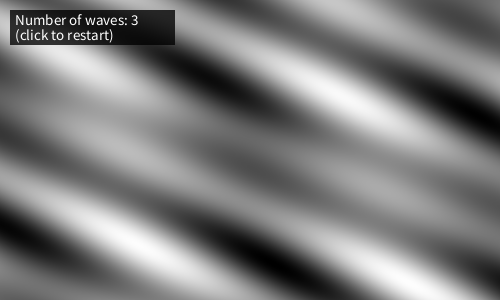
Frame 1 (no input)
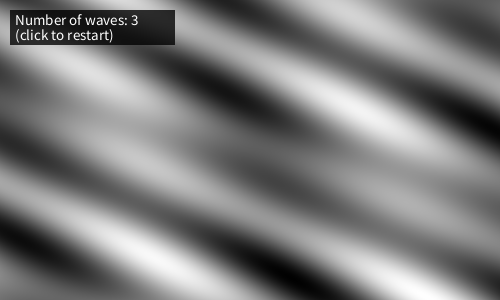
Frame 60 (the mouse pressed at the canvas centre just before this capture)
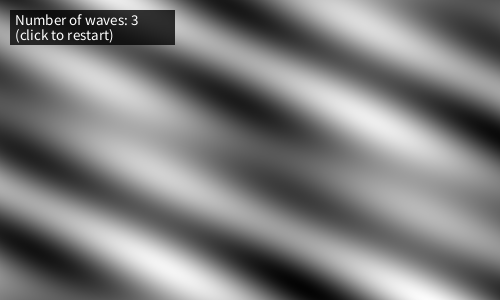
Frame 120 (the mouse held since frame 60 and released just before this capture)

The Processing sketch that drew these frames (run headless with seeded random() and noise(); from frame 60 on, the mouse is pressed at the canvas centre):

// Processing sketch: processing_126218
// ── processing_126218.pde

// Interference
// Levente Sandor, 2013


ArrayList<Wave> waves = new ArrayList<Wave>();
int n;

void setup() {
  size(500, 300);

  waves.clear();

  for (int i=0; i < random(2, 10); i++) {
    waves.add(new Wave(random(0.1), 0.1, random(TWO_PI)));
  }

  n = waves.size();
}

void draw() {
  for (int x = 0; x < width; x++) {
    for (int y = 0; y < height; y++) {
      set(x, y, interference(x, y));
    }
  }

  showInfo();

  for (int i = 0; i < n; i++) {
    waves.get(i).update();
  }
}


void showInfo() {
  stroke(0, 0);
  fill(0, 200);
  rect(10, 10, 165, 35);
  fill(255);
  textSize(15);
  text("Number of waves: " + str(n), 15, 25);
  text("(click to restart)", 15, 40);
}

color interference(int x, int y) {
  float c = 0;

  for (int i = 0; i < n; i++) {
    c += waves.get(i).amplitude(x, y);
  }

  return color(map(c / n, -1, 1, 0, 255));
}


class Wave {
  float wavelength;
  float offset;
  float offsetInc;
  float direction;

  Wave(float wavelength, float offsetInc, float direction) {
    this.wavelength = wavelength;
    this.offset = 0;
    this.offsetInc = offsetInc;
    this.direction = direction;
  } 

  float amplitude(float x, float y) {
    float ax = cos(this.direction);
    float ay = sin(this.direction);

    return sin(this.wavelength * (ax * x + ay * y) + this.offset);
  }

  void update() {
    this.offset += this.offsetInc;
  }
}


void mouseClicked() {
  setup();
}
